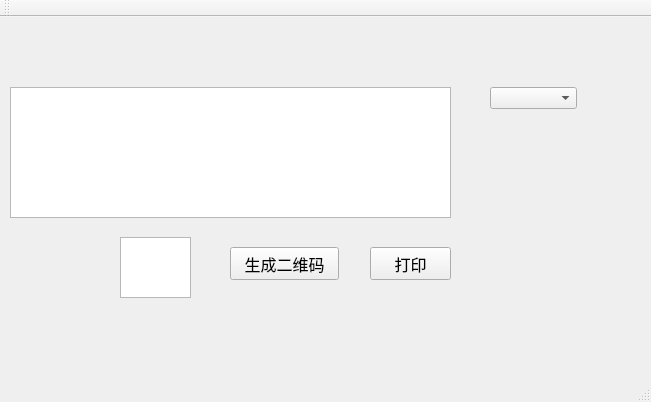
<?xml version="1.0" encoding="UTF-8"?>
<ui version="4.0">
 <class>MainWindow</class>
 <widget class="QMainWindow" name="MainWindow">
  <property name="geometry">
   <rect>
    <x>0</x>
    <y>0</y>
    <width>651</width>
    <height>402</height>
   </rect>
  </property>
  <property name="windowTitle">
   <string>MainWindow</string>
  </property>
  <widget class="QWidget" name="centralWidget">
   <property name="font">
    <font>
     <family>Agency FB</family>
     <pointsize>12</pointsize>
    </font>
   </property>
   <widget class="QTextEdit" name="textEdit">
    <property name="geometry">
     <rect>
      <x>10</x>
      <y>70</y>
      <width>441</width>
      <height>131</height>
     </rect>
    </property>
   </widget>
   <widget class="QGraphicsView" name="graphicsView">
    <property name="geometry">
     <rect>
      <x>120</x>
      <y>220</y>
      <width>71</width>
      <height>61</height>
     </rect>
    </property>
   </widget>
   <widget class="QPushButton" name="pushButton">
    <property name="geometry">
     <rect>
      <x>230</x>
      <y>230</y>
      <width>109</width>
      <height>33</height>
     </rect>
    </property>
    <property name="text">
     <string>生成二维码</string>
    </property>
   </widget>
   <widget class="QComboBox" name="comboBox">
    <property name="geometry">
     <rect>
      <x>490</x>
      <y>70</y>
      <width>87</width>
      <height>22</height>
     </rect>
    </property>
   </widget>
   <widget class="QPushButton" name="pushButton_2">
    <property name="geometry">
     <rect>
      <x>370</x>
      <y>230</y>
      <width>81</width>
      <height>33</height>
     </rect>
    </property>
    <property name="text">
     <string>打印</string>
    </property>
   </widget>
  </widget>
  <widget class="QMenuBar" name="menuBar">
   <property name="geometry">
    <rect>
     <x>0</x>
     <y>0</y>
     <width>651</width>
     <height>26</height>
    </rect>
   </property>
  </widget>
  <widget class="QToolBar" name="mainToolBar">
   <attribute name="toolBarArea">
    <enum>TopToolBarArea</enum>
   </attribute>
   <attribute name="toolBarBreak">
    <bool>false</bool>
   </attribute>
  </widget>
  <widget class="QStatusBar" name="statusBar"/>
 </widget>
 <layoutdefault spacing="6" margin="11"/>
 <resources/>
 <connections/>
</ui>
